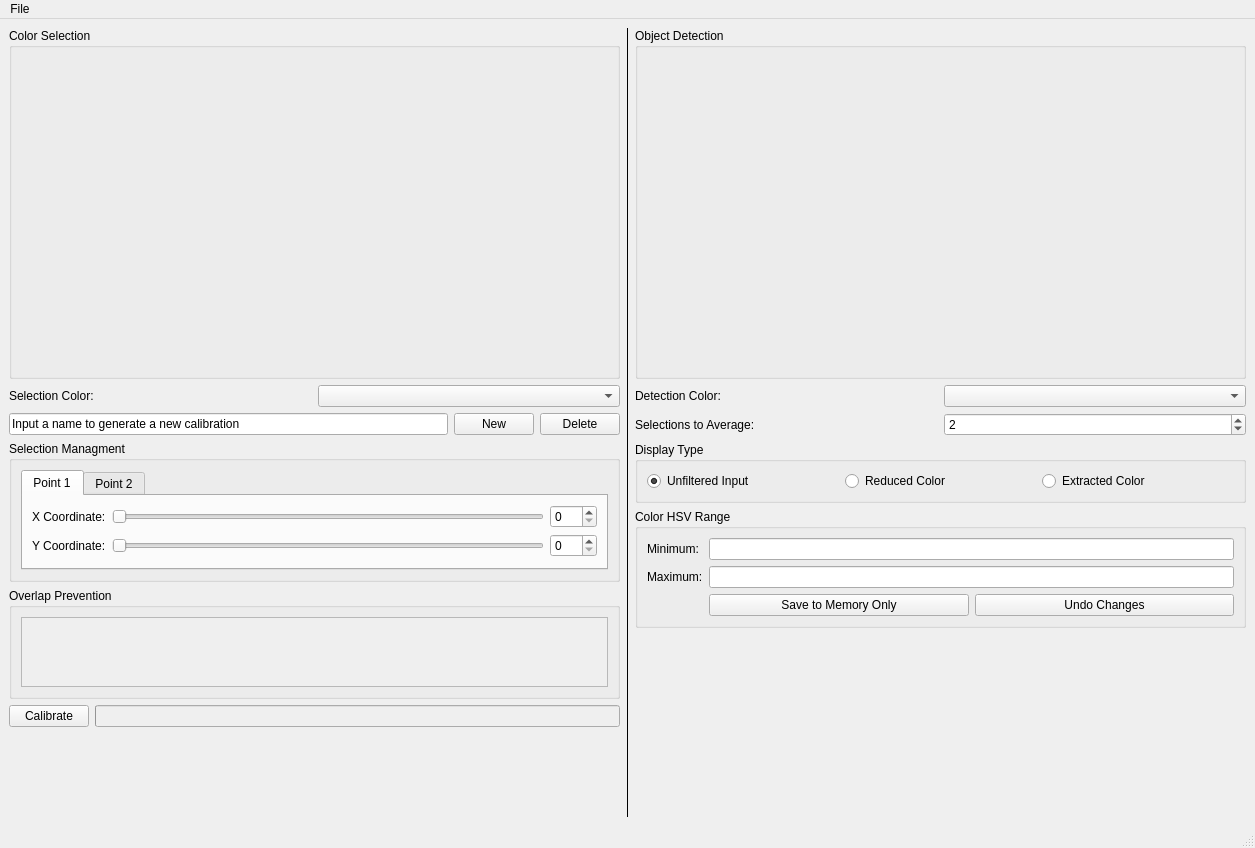
<?xml version="1.0" encoding="UTF-8"?>
<ui version="4.0">
 <class>MainWindow</class>
 <widget class="QMainWindow" name="MainWindow">
  <property name="geometry">
   <rect>
    <x>0</x>
    <y>0</y>
    <width>1255</width>
    <height>848</height>
   </rect>
  </property>
  <property name="windowTitle">
   <string>Color Calibrator</string>
  </property>
  <widget class="QWidget" name="central_widget">
   <layout class="QHBoxLayout" name="horizontalLayout_3">
    <item>
     <layout class="QHBoxLayout" name="horizontal_layout_1">
      <item>
       <layout class="QVBoxLayout" name="vertical_layout_1">
        <item>
         <widget class="QGroupBox" name="color_selection_group">
          <property name="title">
           <string>Color Selection</string>
          </property>
          <layout class="QGridLayout" name="gridLayout">
           <item row="1" column="1">
            <widget class="QLabel" name="selection_frame">
             <property name="minimumSize">
              <size>
               <width>480</width>
               <height>270</height>
              </size>
             </property>
             <property name="maximumSize">
              <size>
               <width>480</width>
               <height>270</height>
              </size>
             </property>
             <property name="text">
              <string/>
             </property>
            </widget>
           </item>
           <item row="1" column="2">
            <spacer name="horizontal_spacer_2">
             <property name="orientation">
              <enum>Qt::Horizontal</enum>
             </property>
             <property name="sizeType">
              <enum>QSizePolicy::MinimumExpanding</enum>
             </property>
             <property name="sizeHint" stdset="0">
              <size>
               <width>55</width>
               <height>20</height>
              </size>
             </property>
            </spacer>
           </item>
           <item row="0" column="1">
            <spacer name="vertical_spacer_1">
             <property name="orientation">
              <enum>Qt::Vertical</enum>
             </property>
             <property name="sizeType">
              <enum>QSizePolicy::Fixed</enum>
             </property>
             <property name="sizeHint" stdset="0">
              <size>
               <width>20</width>
               <height>20</height>
              </size>
             </property>
            </spacer>
           </item>
           <item row="1" column="0">
            <spacer name="horizontal_spacer_1">
             <property name="orientation">
              <enum>Qt::Horizontal</enum>
             </property>
             <property name="sizeType">
              <enum>QSizePolicy::MinimumExpanding</enum>
             </property>
             <property name="sizeHint" stdset="0">
              <size>
               <width>35</width>
               <height>20</height>
              </size>
             </property>
            </spacer>
           </item>
           <item row="2" column="1">
            <spacer name="vertical_spacer_2">
             <property name="orientation">
              <enum>Qt::Vertical</enum>
             </property>
             <property name="sizeType">
              <enum>QSizePolicy::Fixed</enum>
             </property>
             <property name="sizeHint" stdset="0">
              <size>
               <width>20</width>
               <height>20</height>
              </size>
             </property>
            </spacer>
           </item>
          </layout>
         </widget>
        </item>
        <item>
         <layout class="QHBoxLayout" name="horizontal_layout_2">
          <item>
           <widget class="QLabel" name="selection_color_label">
            <property name="text">
             <string>Selection Color:</string>
            </property>
           </widget>
          </item>
          <item>
           <widget class="QComboBox" name="selection_color_setting"/>
          </item>
         </layout>
        </item>
        <item>
         <layout class="QHBoxLayout" name="horizontal_layout_3">
          <item>
           <widget class="QLineEdit" name="new_color_name_setting">
            <property name="text">
             <string>Input a name to generate a new calibration</string>
            </property>
           </widget>
          </item>
          <item>
           <widget class="QPushButton" name="new_color_button">
            <property name="text">
             <string>New</string>
            </property>
           </widget>
          </item>
          <item>
           <widget class="QPushButton" name="delete_color_button">
            <property name="text">
             <string>Delete</string>
            </property>
           </widget>
          </item>
         </layout>
        </item>
        <item>
         <widget class="QGroupBox" name="selection_managment_group">
          <property name="title">
           <string>Selection Managment</string>
          </property>
          <layout class="QVBoxLayout" name="verticalLayout_5">
           <item>
            <widget class="QTabWidget" name="point_selector">
             <property name="currentIndex">
              <number>0</number>
             </property>
             <widget class="QWidget" name="tab_1">
              <attribute name="title">
               <string>Point 1</string>
              </attribute>
              <layout class="QGridLayout" name="gridLayout_6">
               <item row="0" column="1">
                <widget class="QSlider" name="x1_slider">
                 <property name="maximum">
                  <number>479</number>
                 </property>
                 <property name="orientation">
                  <enum>Qt::Horizontal</enum>
                 </property>
                </widget>
               </item>
               <item row="0" column="0">
                <widget class="QLabel" name="x1_label">
                 <property name="text">
                  <string>X Coordinate:</string>
                 </property>
                </widget>
               </item>
               <item row="1" column="1">
                <widget class="QSlider" name="y1_slider">
                 <property name="maximum">
                  <number>269</number>
                 </property>
                 <property name="orientation">
                  <enum>Qt::Horizontal</enum>
                 </property>
                </widget>
               </item>
               <item row="1" column="0">
                <widget class="QLabel" name="y1_label">
                 <property name="text">
                  <string>Y Coordinate:</string>
                 </property>
                </widget>
               </item>
               <item row="0" column="2">
                <widget class="QSpinBox" name="x1_setting">
                 <property name="maximum">
                  <number>479</number>
                 </property>
                </widget>
               </item>
               <item row="1" column="2">
                <widget class="QSpinBox" name="y1_setting">
                 <property name="maximum">
                  <number>269</number>
                 </property>
                </widget>
               </item>
              </layout>
             </widget>
             <widget class="QWidget" name="tab_1">
              <attribute name="title">
               <string>Point 2</string>
              </attribute>
              <layout class="QGridLayout" name="gridLayout_5">
               <item row="3" column="0">
                <widget class="QLabel" name="y2_label">
                 <property name="text">
                  <string>Y Coordinate:</string>
                 </property>
                </widget>
               </item>
               <item row="2" column="0">
                <widget class="QLabel" name="x2_label">
                 <property name="text">
                  <string>X Coordinate:</string>
                 </property>
                </widget>
               </item>
               <item row="2" column="1">
                <widget class="QSlider" name="x2_slider">
                 <property name="maximum">
                  <number>479</number>
                 </property>
                 <property name="orientation">
                  <enum>Qt::Horizontal</enum>
                 </property>
                </widget>
               </item>
               <item row="3" column="1">
                <widget class="QSlider" name="y2_slider">
                 <property name="maximum">
                  <number>269</number>
                 </property>
                 <property name="orientation">
                  <enum>Qt::Horizontal</enum>
                 </property>
                </widget>
               </item>
               <item row="2" column="2">
                <widget class="QSpinBox" name="x2_setting">
                 <property name="maximum">
                  <number>479</number>
                 </property>
                </widget>
               </item>
               <item row="3" column="2">
                <widget class="QSpinBox" name="y2_setting">
                 <property name="maximum">
                  <number>269</number>
                 </property>
                </widget>
               </item>
              </layout>
             </widget>
            </widget>
           </item>
          </layout>
         </widget>
        </item>
        <item>
         <widget class="QGroupBox" name="overlap_prevention_group">
          <property name="title">
           <string>Overlap Prevention</string>
          </property>
          <layout class="QVBoxLayout" name="verticalLayout_9">
           <item>
            <widget class="QScrollArea" name="overlap_prevention_list">
             <property name="widgetResizable">
              <bool>true</bool>
             </property>
             <widget class="QWidget" name="overlap_prevention_colors">
              <property name="geometry">
               <rect>
                <x>0</x>
                <y>0</y>
                <width>580</width>
                <height>80</height>
               </rect>
              </property>
              <layout class="QVBoxLayout" name="verticalLayout_8"/>
             </widget>
            </widget>
           </item>
          </layout>
         </widget>
        </item>
        <item>
         <layout class="QHBoxLayout" name="horizontal_layout_5">
          <item>
           <widget class="QPushButton" name="calibrate_button">
            <property name="text">
             <string>Calibrate</string>
            </property>
           </widget>
          </item>
          <item>
           <widget class="QProgressBar" name="progress_bar">
            <property name="enabled">
             <bool>false</bool>
            </property>
            <property name="value">
             <number>0</number>
            </property>
            <property name="textVisible">
             <bool>false</bool>
            </property>
           </widget>
          </item>
         </layout>
        </item>
        <item>
         <spacer name="vertical_spacer_3">
          <property name="orientation">
           <enum>Qt::Vertical</enum>
          </property>
          <property name="sizeHint" stdset="0">
           <size>
            <width>20</width>
            <height>40</height>
           </size>
          </property>
         </spacer>
        </item>
       </layout>
      </item>
      <item>
       <widget class="Line" name="selection_detection_divider">
        <property name="frameShadow">
         <enum>QFrame::Plain</enum>
        </property>
        <property name="lineWidth">
         <number>1</number>
        </property>
        <property name="orientation">
         <enum>Qt::Vertical</enum>
        </property>
       </widget>
      </item>
      <item>
       <layout class="QVBoxLayout" name="vertical_layout_2">
        <item>
         <widget class="QGroupBox" name="object_detection_group">
          <property name="title">
           <string>Object Detection</string>
          </property>
          <layout class="QGridLayout" name="gridLayout_3">
           <item row="5" column="1">
            <spacer name="vertical_spacer_5">
             <property name="orientation">
              <enum>Qt::Vertical</enum>
             </property>
             <property name="sizeType">
              <enum>QSizePolicy::Fixed</enum>
             </property>
             <property name="sizeHint" stdset="0">
              <size>
               <width>20</width>
               <height>20</height>
              </size>
             </property>
            </spacer>
           </item>
           <item row="3" column="0">
            <spacer name="horizontal_spacer_6">
             <property name="orientation">
              <enum>Qt::Horizontal</enum>
             </property>
             <property name="sizeType">
              <enum>QSizePolicy::MinimumExpanding</enum>
             </property>
             <property name="sizeHint" stdset="0">
              <size>
               <width>35</width>
               <height>20</height>
              </size>
             </property>
            </spacer>
           </item>
           <item row="0" column="1">
            <spacer name="vertical_spacer_4">
             <property name="orientation">
              <enum>Qt::Vertical</enum>
             </property>
             <property name="sizeType">
              <enum>QSizePolicy::Fixed</enum>
             </property>
             <property name="sizeHint" stdset="0">
              <size>
               <width>20</width>
               <height>20</height>
              </size>
             </property>
            </spacer>
           </item>
           <item row="3" column="2">
            <spacer name="horizontal_spacer_7">
             <property name="orientation">
              <enum>Qt::Horizontal</enum>
             </property>
             <property name="sizeType">
              <enum>QSizePolicy::MinimumExpanding</enum>
             </property>
             <property name="sizeHint" stdset="0">
              <size>
               <width>55</width>
               <height>20</height>
              </size>
             </property>
            </spacer>
           </item>
           <item row="3" column="1">
            <widget class="QLabel" name="detection_frame">
             <property name="minimumSize">
              <size>
               <width>480</width>
               <height>270</height>
              </size>
             </property>
             <property name="maximumSize">
              <size>
               <width>480</width>
               <height>270</height>
              </size>
             </property>
             <property name="text">
              <string/>
             </property>
            </widget>
           </item>
          </layout>
         </widget>
        </item>
        <item>
         <layout class="QHBoxLayout" name="horizontal_layout_6">
          <item>
           <widget class="QLabel" name="detection_color_label">
            <property name="text">
             <string>Detection Color:</string>
            </property>
           </widget>
          </item>
          <item>
           <widget class="QComboBox" name="detection_color_setting"/>
          </item>
         </layout>
        </item>
        <item>
         <layout class="QHBoxLayout" name="horizontal_layout_7">
          <item>
           <widget class="QLabel" name="selections_to_average_label">
            <property name="text">
             <string>Selections to Average:</string>
            </property>
           </widget>
          </item>
          <item>
           <widget class="QSpinBox" name="averaging_setting">
            <property name="minimum">
             <number>1</number>
            </property>
            <property name="maximum">
             <number>32</number>
            </property>
            <property name="value">
             <number>2</number>
            </property>
           </widget>
          </item>
         </layout>
        </item>
        <item>
         <widget class="QGroupBox" name="display_type_group">
          <property name="title">
           <string>Display Type</string>
          </property>
          <layout class="QHBoxLayout" name="horizontalLayout_6">
           <item>
            <widget class="QRadioButton" name="display_unfiltered_button">
             <property name="text">
              <string>Unfiltered Input</string>
             </property>
             <property name="checked">
              <bool>true</bool>
             </property>
            </widget>
           </item>
           <item>
            <widget class="QRadioButton" name="display_reduced_button">
             <property name="text">
              <string>Reduced Color</string>
             </property>
            </widget>
           </item>
           <item>
            <widget class="QRadioButton" name="display_extracted_button">
             <property name="text">
              <string>Extracted Color</string>
             </property>
            </widget>
           </item>
          </layout>
         </widget>
        </item>
        <item>
         <widget class="QGroupBox" name="color_ranges_group">
          <property name="title">
           <string>Color HSV Range</string>
          </property>
          <layout class="QGridLayout" name="gridLayout_2">
           <item row="0" column="0">
            <widget class="QLabel" name="minimum_hsv_label">
             <property name="text">
              <string>Minimum:</string>
             </property>
            </widget>
           </item>
           <item row="1" column="0">
            <widget class="QLabel" name="maximum_hsv_label">
             <property name="text">
              <string>Maximum:</string>
             </property>
            </widget>
           </item>
           <item row="1" column="1">
            <widget class="QLineEdit" name="maximum_hsv_text"/>
           </item>
           <item row="0" column="1">
            <widget class="QLineEdit" name="minimum_hsv_text"/>
           </item>
           <item row="2" column="1">
            <layout class="QHBoxLayout" name="horizontal_layout_8">
             <item>
              <widget class="QPushButton" name="save_changes_button">
               <property name="text">
                <string>Save to Memory Only</string>
               </property>
              </widget>
             </item>
             <item>
              <widget class="QPushButton" name="undo_changes_button">
               <property name="text">
                <string>Undo Changes</string>
               </property>
              </widget>
             </item>
            </layout>
           </item>
          </layout>
         </widget>
        </item>
        <item>
         <spacer name="vertical_spacer_6">
          <property name="orientation">
           <enum>Qt::Vertical</enum>
          </property>
          <property name="sizeHint" stdset="0">
           <size>
            <width>20</width>
            <height>40</height>
           </size>
          </property>
         </spacer>
        </item>
       </layout>
      </item>
     </layout>
    </item>
   </layout>
  </widget>
  <widget class="QMenuBar" name="menu_bar">
   <property name="geometry">
    <rect>
     <x>0</x>
     <y>0</y>
     <width>1255</width>
     <height>29</height>
    </rect>
   </property>
   <widget class="QMenu" name="menu_file">
    <property name="title">
     <string>File</string>
    </property>
    <addaction name="menu_new"/>
    <addaction name="menu_load"/>
    <addaction name="menu_save"/>
    <addaction name="separator"/>
    <addaction name="menu_quit"/>
   </widget>
   <addaction name="menu_file"/>
  </widget>
  <widget class="QStatusBar" name="status_bar"/>
  <action name="menu_new">
   <property name="text">
    <string>New</string>
   </property>
  </action>
  <action name="menu_load">
   <property name="text">
    <string>Load</string>
   </property>
  </action>
  <action name="menu_save">
   <property name="text">
    <string>Save</string>
   </property>
  </action>
  <action name="menu_quit">
   <property name="text">
    <string>Quit</string>
   </property>
  </action>
 </widget>
 <resources/>
 <connections>
  <connection>
   <sender>x1_slider</sender>
   <signal>valueChanged(int)</signal>
   <receiver>x1_setting</receiver>
   <slot>setValue(int)</slot>
   <hints>
    <hint type="sourcelabel">
     <x>407</x>
     <y>475</y>
    </hint>
    <hint type="destinationlabel">
     <x>429</x>
     <y>475</y>
    </hint>
   </hints>
  </connection>
  <connection>
   <sender>y1_slider</sender>
   <signal>valueChanged(int)</signal>
   <receiver>y1_setting</receiver>
   <slot>setValue(int)</slot>
   <hints>
    <hint type="sourcelabel">
     <x>406</x>
     <y>516</y>
    </hint>
    <hint type="destinationlabel">
     <x>420</x>
     <y>513</y>
    </hint>
   </hints>
  </connection>
  <connection>
   <sender>x1_setting</sender>
   <signal>valueChanged(int)</signal>
   <receiver>x1_slider</receiver>
   <slot>setValue(int)</slot>
   <hints>
    <hint type="sourcelabel">
     <x>438</x>
     <y>484</y>
    </hint>
    <hint type="destinationlabel">
     <x>396</x>
     <y>480</y>
    </hint>
   </hints>
  </connection>
  <connection>
   <sender>y1_setting</sender>
   <signal>valueChanged(int)</signal>
   <receiver>y1_slider</receiver>
   <slot>setValue(int)</slot>
   <hints>
    <hint type="sourcelabel">
     <x>452</x>
     <y>516</y>
    </hint>
    <hint type="destinationlabel">
     <x>391</x>
     <y>519</y>
    </hint>
   </hints>
  </connection>
  <connection>
   <sender>x2_slider</sender>
   <signal>valueChanged(int)</signal>
   <receiver>x2_setting</receiver>
   <slot>setValue(int)</slot>
   <hints>
    <hint type="sourcelabel">
     <x>402</x>
     <y>477</y>
    </hint>
    <hint type="destinationlabel">
     <x>421</x>
     <y>475</y>
    </hint>
   </hints>
  </connection>
  <connection>
   <sender>y2_slider</sender>
   <signal>valueChanged(int)</signal>
   <receiver>y2_setting</receiver>
   <slot>setValue(int)</slot>
   <hints>
    <hint type="sourcelabel">
     <x>400</x>
     <y>507</y>
    </hint>
    <hint type="destinationlabel">
     <x>427</x>
     <y>513</y>
    </hint>
   </hints>
  </connection>
  <connection>
   <sender>x2_setting</sender>
   <signal>valueChanged(int)</signal>
   <receiver>x2_slider</receiver>
   <slot>setValue(int)</slot>
   <hints>
    <hint type="sourcelabel">
     <x>444</x>
     <y>477</y>
    </hint>
    <hint type="destinationlabel">
     <x>407</x>
     <y>475</y>
    </hint>
   </hints>
  </connection>
  <connection>
   <sender>y2_setting</sender>
   <signal>valueChanged(int)</signal>
   <receiver>y2_slider</receiver>
   <slot>setValue(int)</slot>
   <hints>
    <hint type="sourcelabel">
     <x>442</x>
     <y>511</y>
    </hint>
    <hint type="destinationlabel">
     <x>409</x>
     <y>514</y>
    </hint>
   </hints>
  </connection>
 </connections>
</ui>
